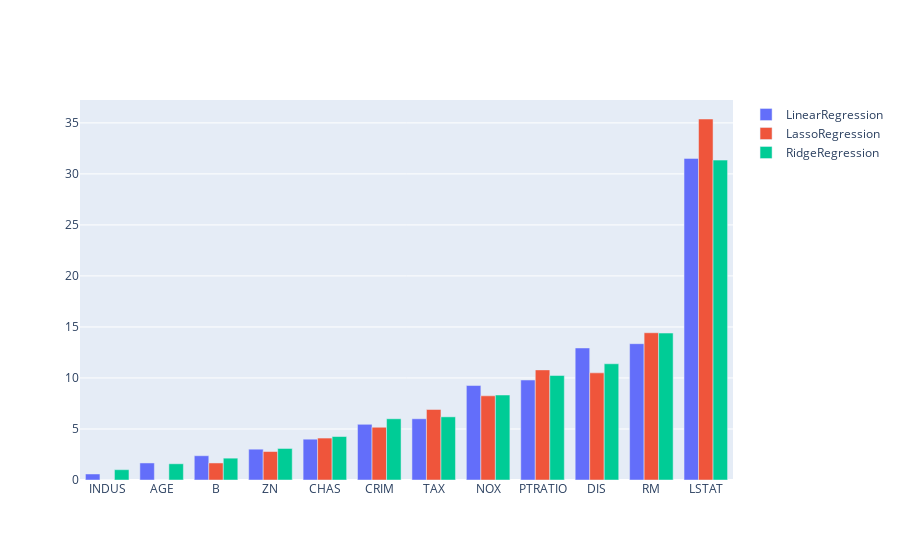

Notebook source saved alongside this figure:
### Code cell
fig = go.Figure()
fig.add_trace(go.Bar(
                    x=df_Features.index,
                    y=df_Features.LinearRegression,
                    name='LinearRegression',             
))
fig.add_trace(go.Bar(
                    x=df_Features.index,
                    y=df_Features.LassoRegression,
                    name='LassoRegression',             
))
fig.add_trace(go.Bar(
                    x=df_Features.index,
                    y=df_Features.RidgeRegression,
                    name='RidgeRegression',             
))
fig.show()

### Figure 1 — Plotly figure (JSON) as saved in the notebook; plotly's stock layout.template omitted (floating-point values rounded to 4 significant figures)
{"data": [{"name": "LinearRegression", "type": "bar", "x": ["INDUS", "AGE", "B", "ZN", "CHAS", "CRIM", "TAX", "NOX", "PTRATIO", "DIS", "RM", "LSTAT"], "y": [0.59, 1.67, 2.38, 3.02, 4, 5.46, 6, 9.26, 9.8, 12.94, 13.36, 31.52]}, {"name": "LassoRegression", "type": "bar", "x": ["INDUS", "AGE", "B", "ZN", "CHAS", "CRIM", "TAX", "NOX", "PTRATIO", "DIS", "RM", "LSTAT"], "y": [0, 0, 1.67, 2.79, 4.11, 5.17, 6.91, 8.25, 10.79, 10.5, 14.43, 35.38]}, {"name": "RidgeRegression", "type": "bar", "x": ["INDUS", "AGE", "B", "ZN", "CHAS", "CRIM", "TAX", "NOX", "PTRATIO", "DIS", "RM", "LSTAT"], "y": [1.01, 1.59, 2.14, 3.09, 4.26, 6, 6.19, 8.33, 10.24, 11.39, 14.4, 31.35]}], "layout": {}}
